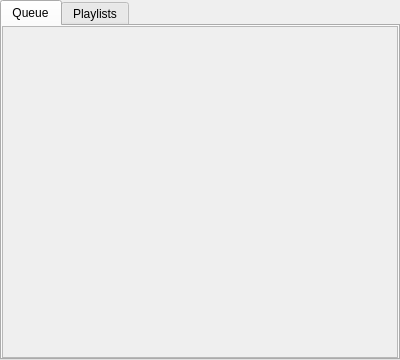
<?xml version="1.0" encoding="UTF-8"?>
<ui version="4.0">
 <class>MusicList</class>
 <widget class="QWidget" name="MusicList">
  <property name="geometry">
   <rect>
    <x>0</x>
    <y>0</y>
    <width>400</width>
    <height>360</height>
   </rect>
  </property>
  <property name="windowTitle">
   <string>Form</string>
  </property>
  <layout class="QVBoxLayout" name="verticalLayout">
   <property name="leftMargin">
    <number>0</number>
   </property>
   <property name="topMargin">
    <number>0</number>
   </property>
   <property name="rightMargin">
    <number>0</number>
   </property>
   <property name="bottomMargin">
    <number>0</number>
   </property>
   <item>
    <widget class="QTabWidget" name="tabListMusic">
     <property name="focusPolicy">
      <enum>Qt::WheelFocus</enum>
     </property>
     <property name="currentIndex">
      <number>0</number>
     </property>
     <property name="documentMode">
      <bool>false</bool>
     </property>
     <widget class="QWidget" name="tab">
      <property name="sizePolicy">
       <sizepolicy hsizetype="Preferred" vsizetype="Minimum">
        <horstretch>0</horstretch>
        <verstretch>0</verstretch>
       </sizepolicy>
      </property>
      <attribute name="title">
       <string>Queue</string>
      </attribute>
      <layout class="QHBoxLayout" name="horizontalLayout">
       <property name="spacing">
        <number>0</number>
       </property>
       <property name="leftMargin">
        <number>0</number>
       </property>
       <property name="topMargin">
        <number>0</number>
       </property>
       <property name="rightMargin">
        <number>0</number>
       </property>
       <property name="bottomMargin">
        <number>0</number>
       </property>
       <item>
        <widget class="QScrollArea" name="scrollArea">
         <property name="widgetResizable">
          <bool>true</bool>
         </property>
         <widget class="QWidget" name="Qwidget">
          <property name="geometry">
           <rect>
            <x>0</x>
            <y>0</y>
            <width>392</width>
            <height>329</height>
           </rect>
          </property>
          <layout class="QVBoxLayout" name="verticalLayout_3">
           <property name="spacing">
            <number>0</number>
           </property>
           <property name="leftMargin">
            <number>0</number>
           </property>
           <property name="topMargin">
            <number>0</number>
           </property>
           <property name="rightMargin">
            <number>0</number>
           </property>
           <property name="bottomMargin">
            <number>0</number>
           </property>
           <item>
            <layout class="QVBoxLayout" name="layaoutPlayMusicList">
             <property name="spacing">
              <number>5</number>
             </property>
             <item>
              <spacer name="verticalSpacer">
               <property name="orientation">
                <enum>Qt::Vertical</enum>
               </property>
               <property name="sizeHint" stdset="0">
                <size>
                 <width>0</width>
                 <height>0</height>
                </size>
               </property>
              </spacer>
             </item>
            </layout>
           </item>
          </layout>
         </widget>
        </widget>
       </item>
      </layout>
     </widget>
     <widget class="QWidget" name="Playlists_3">
      <attribute name="title">
       <string>Playlists</string>
      </attribute>
      <layout class="QVBoxLayout" name="verticalLayout_2">
       <property name="leftMargin">
        <number>0</number>
       </property>
       <property name="topMargin">
        <number>0</number>
       </property>
       <property name="bottomMargin">
        <number>0</number>
       </property>
       <item>
        <layout class="QVBoxLayout" name="Playlists"/>
       </item>
      </layout>
     </widget>
    </widget>
   </item>
  </layout>
 </widget>
 <resources/>
 <connections/>
</ui>
